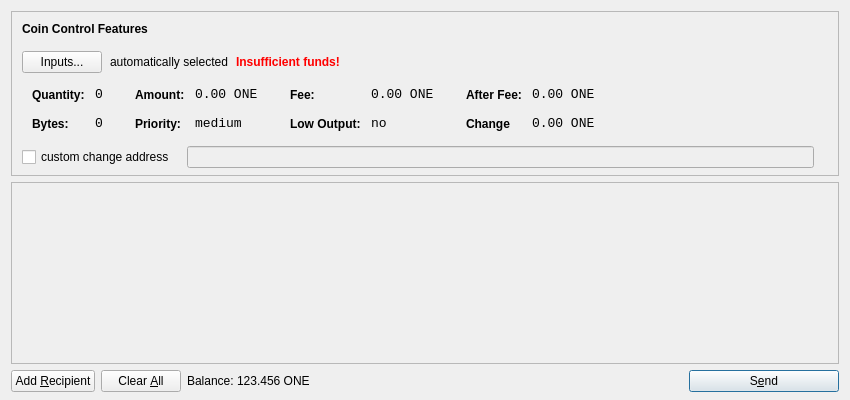
<?xml version="1.0" encoding="UTF-8"?>
<ui version="4.0">
 <class>SendCoinsDialog</class>
 <widget class="QDialog" name="SendCoinsDialog">
  <property name="geometry">
   <rect>
    <x>0</x>
    <y>0</y>
    <width>850</width>
    <height>400</height>
   </rect>
  </property>
  <property name="windowTitle">
   <string>Send Coins</string>
  </property>
  <layout class="QVBoxLayout" name="verticalLayout" stretch="0,1,0">
   <property name="bottomMargin">
    <number>8</number>
   </property>
   <item>
    <widget class="QFrame" name="frameCoinControl">
     <property name="sizePolicy">
      <sizepolicy hsizetype="Expanding" vsizetype="Expanding">
       <horstretch>0</horstretch>
       <verstretch>0</verstretch>
      </sizepolicy>
     </property>
     <property name="maximumSize">
      <size>
       <width>16777215</width>
       <height>16777215</height>
      </size>
     </property>
     <property name="frameShape">
      <enum>QFrame::StyledPanel</enum>
     </property>
     <property name="frameShadow">
      <enum>QFrame::Sunken</enum>
     </property>
     <layout class="QVBoxLayout" name="verticalLayoutCoinControl2">
      <property name="spacing">
       <number>-1</number>
      </property>
      <property name="leftMargin">
       <number>0</number>
      </property>
      <property name="topMargin">
       <number>0</number>
      </property>
      <property name="rightMargin">
       <number>0</number>
      </property>
      <property name="bottomMargin">
       <number>6</number>
      </property>
      <item>
       <layout class="QVBoxLayout" name="verticalLayoutCoinControl" stretch="0,0,0,0,1">
        <property name="spacing">
         <number>0</number>
        </property>
        <property name="leftMargin">
         <number>10</number>
        </property>
        <property name="topMargin">
         <number>10</number>
        </property>
        <item>
         <layout class="QHBoxLayout" name="horizontalLayoutCoinControl1">
          <property name="bottomMargin">
           <number>15</number>
          </property>
          <item>
           <widget class="QLabel" name="labelCoinControlFeatures">
            <property name="sizePolicy">
             <sizepolicy hsizetype="Preferred" vsizetype="Maximum">
              <horstretch>0</horstretch>
              <verstretch>0</verstretch>
             </sizepolicy>
            </property>
            <property name="font">
             <font>
              <weight>75</weight>
              <bold>true</bold>
             </font>
            </property>
            <property name="styleSheet">
             <string notr="true">font-weight:bold;</string>
            </property>
            <property name="text">
             <string>Coin Control Features</string>
            </property>
           </widget>
          </item>
         </layout>
        </item>
        <item>
         <layout class="QHBoxLayout" name="horizontalLayoutCoinControl2" stretch="0,0,0,0">
          <property name="spacing">
           <number>8</number>
          </property>
          <property name="bottomMargin">
           <number>10</number>
          </property>
          <item>
           <widget class="QPushButton" name="pushButtonCoinControl">
            <property name="styleSheet">
             <string notr="true"/>
            </property>
            <property name="text">
             <string>Inputs...</string>
            </property>
           </widget>
          </item>
          <item>
           <widget class="QLabel" name="labelCoinControlAutomaticallySelected">
            <property name="text">
             <string>automatically selected</string>
            </property>
            <property name="margin">
             <number>5</number>
            </property>
           </widget>
          </item>
          <item>
           <widget class="QLabel" name="labelCoinControlInsuffFunds">
            <property name="font">
             <font>
              <weight>75</weight>
              <bold>true</bold>
             </font>
            </property>
            <property name="styleSheet">
             <string notr="true">color:red;font-weight:bold;</string>
            </property>
            <property name="text">
             <string>Insufficient funds!</string>
            </property>
            <property name="margin">
             <number>5</number>
            </property>
           </widget>
          </item>
          <item>
           <spacer name="horizontalSpacerCoinControl">
            <property name="orientation">
             <enum>Qt::Horizontal</enum>
            </property>
            <property name="sizeHint" stdset="0">
             <size>
              <width>40</width>
              <height>1</height>
             </size>
            </property>
           </spacer>
          </item>
         </layout>
        </item>
        <item>
         <widget class="QWidget" name="widgetCoinControl" native="true">
          <property name="sizePolicy">
           <sizepolicy hsizetype="Preferred" vsizetype="Preferred">
            <horstretch>0</horstretch>
            <verstretch>0</verstretch>
           </sizepolicy>
          </property>
          <property name="minimumSize">
           <size>
            <width>0</width>
            <height>0</height>
           </size>
          </property>
          <property name="styleSheet">
           <string notr="true"/>
          </property>
          <layout class="QHBoxLayout" name="horizontalLayoutCoinControl5">
           <property name="margin">
            <number>0</number>
           </property>
           <item>
            <layout class="QHBoxLayout" name="horizontalLayoutCoinControl3" stretch="0,0,0,1">
             <property name="spacing">
              <number>20</number>
             </property>
             <property name="topMargin">
              <number>0</number>
             </property>
             <property name="bottomMargin">
              <number>10</number>
             </property>
             <item>
              <layout class="QFormLayout" name="formLayoutCoinControl1">
               <property name="horizontalSpacing">
                <number>10</number>
               </property>
               <property name="verticalSpacing">
                <number>14</number>
               </property>
               <property name="leftMargin">
                <number>10</number>
               </property>
               <property name="topMargin">
                <number>4</number>
               </property>
               <property name="rightMargin">
                <number>6</number>
               </property>
               <item row="0" column="0">
                <widget class="QLabel" name="labelCoinControlQuantityText">
                 <property name="styleSheet">
                  <string notr="true">font-weight:bold;</string>
                 </property>
                 <property name="text">
                  <string>Quantity:</string>
                 </property>
                 <property name="margin">
                  <number>0</number>
                 </property>
                </widget>
               </item>
               <item row="0" column="1">
                <widget class="QLabel" name="labelCoinControlQuantity">
                 <property name="font">
                  <font>
                   <family>Monospace</family>
                   <pointsize>10</pointsize>
                  </font>
                 </property>
                 <property name="cursor">
                  <cursorShape>IBeamCursor</cursorShape>
                 </property>
                 <property name="contextMenuPolicy">
                  <enum>Qt::ActionsContextMenu</enum>
                 </property>
                 <property name="text">
                  <string>0</string>
                 </property>
                 <property name="margin">
                  <number>0</number>
                 </property>
                 <property name="textInteractionFlags">
                  <set>Qt::LinksAccessibleByMouse|Qt::TextSelectableByKeyboard|Qt::TextSelectableByMouse</set>
                 </property>
                </widget>
               </item>
               <item row="1" column="0">
                <widget class="QLabel" name="labelCoinControlBytesText">
                 <property name="styleSheet">
                  <string notr="true">font-weight:bold;</string>
                 </property>
                 <property name="text">
                  <string>Bytes:</string>
                 </property>
                </widget>
               </item>
               <item row="1" column="1">
                <widget class="QLabel" name="labelCoinControlBytes">
                 <property name="font">
                  <font>
                   <family>Monospace</family>
                   <pointsize>10</pointsize>
                  </font>
                 </property>
                 <property name="cursor">
                  <cursorShape>IBeamCursor</cursorShape>
                 </property>
                 <property name="contextMenuPolicy">
                  <enum>Qt::ActionsContextMenu</enum>
                 </property>
                 <property name="text">
                  <string>0</string>
                 </property>
                 <property name="textInteractionFlags">
                  <set>Qt::LinksAccessibleByMouse|Qt::TextSelectableByKeyboard|Qt::TextSelectableByMouse</set>
                 </property>
                </widget>
               </item>
              </layout>
             </item>
             <item>
              <layout class="QFormLayout" name="formLayoutCoinControl2">
               <property name="horizontalSpacing">
                <number>10</number>
               </property>
               <property name="verticalSpacing">
                <number>14</number>
               </property>
               <property name="leftMargin">
                <number>6</number>
               </property>
               <property name="topMargin">
                <number>4</number>
               </property>
               <property name="rightMargin">
                <number>6</number>
               </property>
               <item row="0" column="0">
                <widget class="QLabel" name="labelCoinControlAmountText">
                 <property name="styleSheet">
                  <string notr="true">font-weight:bold;</string>
                 </property>
                 <property name="text">
                  <string>Amount:</string>
                 </property>
                 <property name="margin">
                  <number>0</number>
                 </property>
                </widget>
               </item>
               <item row="0" column="1">
                <widget class="QLabel" name="labelCoinControlAmount">
                 <property name="font">
                  <font>
                   <family>Monospace</family>
                   <pointsize>10</pointsize>
                  </font>
                 </property>
                 <property name="cursor">
                  <cursorShape>IBeamCursor</cursorShape>
                 </property>
                 <property name="contextMenuPolicy">
                  <enum>Qt::ActionsContextMenu</enum>
                 </property>
                 <property name="text">
                  <string notr="true">0.00 ONE</string>
                 </property>
                 <property name="textInteractionFlags">
                  <set>Qt::LinksAccessibleByMouse|Qt::TextSelectableByKeyboard|Qt::TextSelectableByMouse</set>
                 </property>
                </widget>
               </item>
               <item row="1" column="0">
                <widget class="QLabel" name="labelCoinControlPriorityText">
                 <property name="styleSheet">
                  <string notr="true">font-weight:bold;</string>
                 </property>
                 <property name="text">
                  <string>Priority:</string>
                 </property>
                </widget>
               </item>
               <item row="1" column="1">
                <widget class="QLabel" name="labelCoinControlPriority">
                 <property name="font">
                  <font>
                   <family>Monospace</family>
                   <pointsize>10</pointsize>
                  </font>
                 </property>
                 <property name="cursor">
                  <cursorShape>IBeamCursor</cursorShape>
                 </property>
                 <property name="contextMenuPolicy">
                  <enum>Qt::ActionsContextMenu</enum>
                 </property>
                 <property name="text">
                  <string>medium</string>
                 </property>
                 <property name="textInteractionFlags">
                  <set>Qt::LinksAccessibleByMouse|Qt::TextSelectableByKeyboard|Qt::TextSelectableByMouse</set>
                 </property>
                </widget>
               </item>
              </layout>
             </item>
             <item>
              <layout class="QFormLayout" name="formLayoutCoinControl3">
               <property name="horizontalSpacing">
                <number>10</number>
               </property>
               <property name="verticalSpacing">
                <number>14</number>
               </property>
               <property name="leftMargin">
                <number>6</number>
               </property>
               <property name="topMargin">
                <number>4</number>
               </property>
               <property name="rightMargin">
                <number>6</number>
               </property>
               <item row="0" column="0">
                <widget class="QLabel" name="labelCoinControlFeeText">
                 <property name="styleSheet">
                  <string notr="true">font-weight:bold;</string>
                 </property>
                 <property name="text">
                  <string>Fee:</string>
                 </property>
                 <property name="margin">
                  <number>0</number>
                 </property>
                </widget>
               </item>
               <item row="0" column="1">
                <widget class="QLabel" name="labelCoinControlFee">
                 <property name="font">
                  <font>
                   <family>Monospace</family>
                   <pointsize>10</pointsize>
                  </font>
                 </property>
                 <property name="cursor">
                  <cursorShape>IBeamCursor</cursorShape>
                 </property>
                 <property name="contextMenuPolicy">
                  <enum>Qt::ActionsContextMenu</enum>
                 </property>
                 <property name="text">
                  <string notr="true">0.00 ONE</string>
                 </property>
                 <property name="textInteractionFlags">
                  <set>Qt::LinksAccessibleByMouse|Qt::TextSelectableByKeyboard|Qt::TextSelectableByMouse</set>
                 </property>
                </widget>
               </item>
               <item row="1" column="0">
                <widget class="QLabel" name="labelCoinControlLowOutputText">
                 <property name="styleSheet">
                  <string notr="true">font-weight:bold;</string>
                 </property>
                 <property name="text">
                  <string>Low Output:</string>
                 </property>
                </widget>
               </item>
               <item row="1" column="1">
                <widget class="QLabel" name="labelCoinControlLowOutput">
                 <property name="font">
                  <font>
                   <family>Monospace</family>
                   <pointsize>10</pointsize>
                  </font>
                 </property>
                 <property name="cursor">
                  <cursorShape>IBeamCursor</cursorShape>
                 </property>
                 <property name="contextMenuPolicy">
                  <enum>Qt::ActionsContextMenu</enum>
                 </property>
                 <property name="text">
                  <string>no</string>
                 </property>
                 <property name="textInteractionFlags">
                  <set>Qt::LinksAccessibleByMouse|Qt::TextSelectableByKeyboard|Qt::TextSelectableByMouse</set>
                 </property>
                </widget>
               </item>
              </layout>
             </item>
             <item>
              <layout class="QFormLayout" name="formLayoutCoinControl4">
               <property name="horizontalSpacing">
                <number>10</number>
               </property>
               <property name="verticalSpacing">
                <number>14</number>
               </property>
               <property name="leftMargin">
                <number>6</number>
               </property>
               <property name="topMargin">
                <number>4</number>
               </property>
               <property name="rightMargin">
                <number>6</number>
               </property>
               <item row="0" column="0">
                <widget class="QLabel" name="labelCoinControlAfterFeeText">
                 <property name="styleSheet">
                  <string notr="true">font-weight:bold;</string>
                 </property>
                 <property name="text">
                  <string>After Fee:</string>
                 </property>
                 <property name="margin">
                  <number>0</number>
                 </property>
                </widget>
               </item>
               <item row="0" column="1">
                <widget class="QLabel" name="labelCoinControlAfterFee">
                 <property name="font">
                  <font>
                   <family>Monospace</family>
                   <pointsize>10</pointsize>
                  </font>
                 </property>
                 <property name="cursor">
                  <cursorShape>IBeamCursor</cursorShape>
                 </property>
                 <property name="contextMenuPolicy">
                  <enum>Qt::ActionsContextMenu</enum>
                 </property>
                 <property name="text">
                  <string notr="true">0.00 ONE</string>
                 </property>
                 <property name="textInteractionFlags">
                  <set>Qt::LinksAccessibleByMouse|Qt::TextSelectableByKeyboard|Qt::TextSelectableByMouse</set>
                 </property>
                </widget>
               </item>
               <item row="1" column="0">
                <widget class="QLabel" name="labelCoinControlChangeText">
                 <property name="styleSheet">
                  <string notr="true">font-weight:bold;</string>
                 </property>
                 <property name="text">
                  <string>Change</string>
                 </property>
                </widget>
               </item>
               <item row="1" column="1">
                <widget class="QLabel" name="labelCoinControlChange">
                 <property name="font">
                  <font>
                   <family>Monospace</family>
                   <pointsize>10</pointsize>
                  </font>
                 </property>
                 <property name="cursor">
                  <cursorShape>IBeamCursor</cursorShape>
                 </property>
                 <property name="contextMenuPolicy">
                  <enum>Qt::ActionsContextMenu</enum>
                 </property>
                 <property name="text">
                  <string notr="true">0.00 ONE</string>
                 </property>
                 <property name="textInteractionFlags">
                  <set>Qt::LinksAccessibleByMouse|Qt::TextSelectableByKeyboard|Qt::TextSelectableByMouse</set>
                 </property>
                </widget>
               </item>
              </layout>
             </item>
            </layout>
           </item>
          </layout>
         </widget>
        </item>
        <item>
         <layout class="QHBoxLayout" name="horizontalLayoutCoinControl4" stretch="0,0,0">
          <property name="spacing">
           <number>12</number>
          </property>
          <property name="sizeConstraint">
           <enum>QLayout::SetDefaultConstraint</enum>
          </property>
          <property name="topMargin">
           <number>5</number>
          </property>
          <property name="rightMargin">
           <number>5</number>
          </property>
          <item>
           <widget class="QCheckBox" name="checkBoxCoinControlChange">
            <property name="text">
             <string>custom change address</string>
            </property>
           </widget>
          </item>
          <item>
           <widget class="QLineEdit" name="lineEditCoinControlChange">
            <property name="enabled">
             <bool>false</bool>
            </property>
            <property name="sizePolicy">
             <sizepolicy hsizetype="Expanding" vsizetype="Fixed">
              <horstretch>0</horstretch>
              <verstretch>0</verstretch>
             </sizepolicy>
            </property>
           </widget>
          </item>
          <item>
           <widget class="QLabel" name="labelCoinControlChangeLabel">
            <property name="sizePolicy">
             <sizepolicy hsizetype="Preferred" vsizetype="Expanding">
              <horstretch>0</horstretch>
              <verstretch>0</verstretch>
             </sizepolicy>
            </property>
            <property name="minimumSize">
             <size>
              <width>0</width>
              <height>0</height>
             </size>
            </property>
            <property name="text">
             <string/>
            </property>
            <property name="margin">
             <number>3</number>
            </property>
           </widget>
          </item>
         </layout>
        </item>
        <item>
         <spacer name="verticalSpacerCoinControl">
          <property name="orientation">
           <enum>Qt::Vertical</enum>
          </property>
          <property name="sizeHint" stdset="0">
           <size>
            <width>800</width>
            <height>1</height>
           </size>
          </property>
         </spacer>
        </item>
       </layout>
      </item>
     </layout>
    </widget>
   </item>
   <item>
    <widget class="QScrollArea" name="scrollArea">
     <property name="widgetResizable">
      <bool>true</bool>
     </property>
     <widget class="QWidget" name="scrollAreaWidgetContents">
      <property name="geometry">
       <rect>
        <x>0</x>
        <y>0</y>
        <width>830</width>
        <height>165</height>
       </rect>
      </property>
      <layout class="QVBoxLayout" name="verticalLayout_2">
       <property name="margin">
        <number>0</number>
       </property>
       <item>
        <layout class="QVBoxLayout" name="entries">
         <property name="spacing">
          <number>6</number>
         </property>
        </layout>
       </item>
       <item>
        <spacer name="verticalSpacer">
         <property name="orientation">
          <enum>Qt::Vertical</enum>
         </property>
         <property name="sizeHint" stdset="0">
          <size>
           <width>20</width>
           <height>40</height>
          </size>
         </property>
        </spacer>
       </item>
      </layout>
     </widget>
    </widget>
   </item>
   <item>
    <layout class="QHBoxLayout" name="horizontalLayout">
     <item>
      <widget class="QPushButton" name="addButton">
       <property name="toolTip">
        <string>Send to multiple recipients at once</string>
       </property>
       <property name="text">
        <string>Add &amp;Recipient</string>
       </property>
       <property name="autoDefault">
        <bool>false</bool>
       </property>
      </widget>
     </item>
     <item>
      <widget class="QPushButton" name="clearButton">
       <property name="sizePolicy">
        <sizepolicy hsizetype="Minimum" vsizetype="Fixed">
         <horstretch>0</horstretch>
         <verstretch>0</verstretch>
        </sizepolicy>
       </property>
       <property name="toolTip">
        <string>Remove all transaction fields</string>
       </property>
       <property name="text">
        <string>Clear &amp;All</string>
       </property>
       <property name="autoRepeatDelay">
        <number>300</number>
       </property>
       <property name="autoDefault">
        <bool>false</bool>
       </property>
      </widget>
     </item>
     <item>
      <layout class="QHBoxLayout" name="horizontalLayout_2">
       <property name="spacing">
        <number>3</number>
       </property>
       <item>
        <widget class="QLabel" name="label">
         <property name="sizePolicy">
          <sizepolicy hsizetype="Preferred" vsizetype="Fixed">
           <horstretch>0</horstretch>
           <verstretch>0</verstretch>
          </sizepolicy>
         </property>
         <property name="text">
          <string>Balance:</string>
         </property>
        </widget>
       </item>
       <item>
        <widget class="QLabel" name="labelBalance">
         <property name="sizePolicy">
          <sizepolicy hsizetype="Preferred" vsizetype="Fixed">
           <horstretch>0</horstretch>
           <verstretch>0</verstretch>
          </sizepolicy>
         </property>
         <property name="cursor">
          <cursorShape>IBeamCursor</cursorShape>
         </property>
         <property name="text">
          <string notr="true">123.456 ONE</string>
         </property>
         <property name="textInteractionFlags">
          <set>Qt::LinksAccessibleByMouse|Qt::TextSelectableByKeyboard|Qt::TextSelectableByMouse</set>
         </property>
        </widget>
       </item>
      </layout>
     </item>
     <item>
      <spacer name="horizontalSpacer">
       <property name="orientation">
        <enum>Qt::Horizontal</enum>
       </property>
       <property name="sizeHint" stdset="0">
        <size>
         <width>40</width>
         <height>20</height>
        </size>
       </property>
      </spacer>
     </item>
     <item>
      <widget class="QPushButton" name="sendButton">
       <property name="minimumSize">
        <size>
         <width>150</width>
         <height>0</height>
        </size>
       </property>
       <property name="toolTip">
        <string>Confirm the send action</string>
       </property>
       <property name="text">
        <string>S&amp;end</string>
       </property>
       <property name="icon">
        <iconset resource="../bitcoin.qrc">
         <normaloff>:/icons/send</normaloff>:/icons/send</iconset>
       </property>
       <property name="default">
        <bool>true</bool>
       </property>
      </widget>
     </item>
    </layout>
   </item>
  </layout>
 </widget>
 <resources>
  <include location="../bitcoin.qrc"/>
 </resources>
 <connections/>
</ui>
